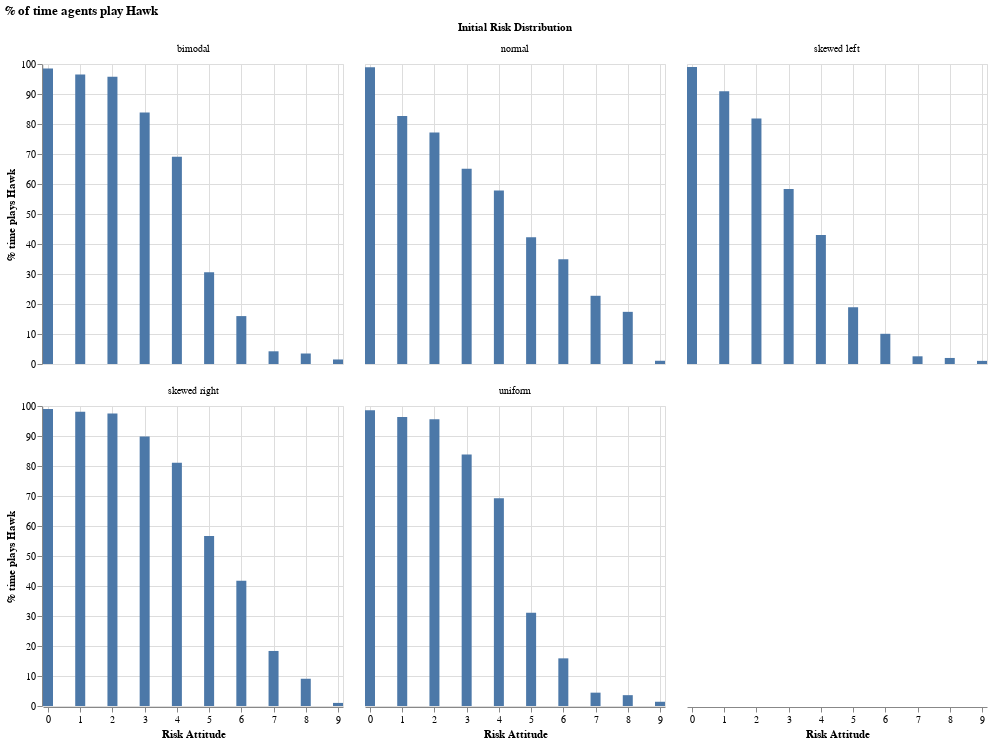

Source (notebook cell):
### Markdown cell above
#### Initial risk distribution

### Code cell
hawk_by_initialdist_riskattitude = (
    agent_df_params.group_by("risk_distribution", "risk_attitude")
         .agg(n_plays=pl.col("played_hawk").count(), n_plays_hawk=pl.col("played_hawk").sum())
    .with_columns(
        pct_plays_hawk=pl.col("n_plays_hawk").truediv(pl.col("n_plays")).mul(100)
    )
)

alt.Chart(hawk_by_initialdist_riskattitude).mark_bar(width=10).encode(
    x=alt.X("risk_attitude", title="Risk Attitude").scale(domain=[0, 9]),                                                          
    y=alt.Y("pct_plays_hawk", title="% time plays Hawk")
).facet(facet=alt.Facet("risk_distribution", title="Initial Risk Distribution"), columns=3
).properties(title="% of time agents play Hawk")

### Figure 1 — Vega-Lite specification as saved in the notebook (floating-point values rounded to 4 significant figures)
{"config": {"view": {"continuousWidth": 300, "continuousHeight": 300}}, "data": {"name": "data-6463059a869b59515088562a25f52502"}, "facet": {"field": "risk_distribution", "title": "Initial Risk Distribution", "type": "nominal"}, "spec": {"mark": {"type": "bar", "width": 10}, "encoding": {"x": {"field": "risk_attitude", "scale": {"domain": [0, 9]}, "title": "Risk Attitude", "type": "quantitative"}, "y": {"field": "pct_plays_hawk", "title": "% time plays Hawk", "type": "quantitative"}}}, "columns": 3, "title": "% of time agents play Hawk", "$schema": "https://vega.github.io/schema/vega-lite/v5.20.1.json", "datasets": {"data-6463059a869b59515088562a25f52502": [{"risk_distribution": "uniform", "risk_attitude": 7, "n_plays": 2397132, "n_plays_hawk": 106615, "pct_plays_hawk": 4.448}, {"risk_distribution": "skewed left", "risk_attitude": 9, "n_plays": 103975, "n_plays_hawk": 1086, "pct_plays_hawk": 1.044}, {"risk_distribution": "bimodal", "risk_attitude": 5, "n_plays": 107962, "n_plays_hawk": 33062, "pct_plays_hawk": 30.62}, {"risk_distribution": "normal", "risk_attitude": 9, "n_plays": 107052, "n_plays_hawk": 1155, "pct_plays_hawk": 1.079}, {"risk_distribution": "uniform", "risk_attitude": 5, "n_plays": 2392100, "n_plays_hawk": 742748, "pct_plays_hawk": 31.05}, {"risk_distribution": "normal", "risk_attitude": 2, "n_plays": 2137355, "n_plays_hawk": 1649147, "pct_plays_hawk": 77.16}, {"risk_distribution": "normal", "risk_attitude": 5, "n_plays": 7736215, "n_plays_hawk": 3267778, "pct_plays_hawk": 42.24}, {"risk_distribution": "uniform", "risk_attitude": 9, "n_plays": 2364904, "n_plays_hawk": 33424, "pct_plays_hawk": 1.413}, {"risk_distribution": "skewed right", "risk_attitude": 7, "n_plays": 5671871, "n_plays_hawk": 1040561, "pct_plays_hawk": 18.35}, {"risk_distribution": "normal", "risk_attitude": 8, "n_plays": 598206, "n_plays_hawk": 103992, "pct_plays_hawk": 17.38}, {"risk_distribution": "skewed left", "risk_attitude": 4, "n_plays": 4121079, "n_plays_hawk": 1773526, "pct_plays_hawk": 43.04}, {"risk_distribution": "normal", "risk_attitude": 7, "n_plays": 2128711, "n_plays_hawk": 484019, "pct_plays_hawk": 22.74}, {"risk_distribution": "skewed right", "risk_attitude": 5, "n_plays": 4083795, "n_plays_hawk": 2314603, "pct_plays_hawk": 56.68}, {"risk_distribution": "bimodal", "risk_attitude": 3, "n_plays": 425056, "n_plays_hawk": 356173, "pct_plays_hawk": 83.79}, {"risk_distribution": "bimodal", "risk_attitude": 4, "n_plays": 111575, "n_plays_hawk": 77058, "pct_plays_hawk": 69.06}, {"risk_distribution": "uniform", "risk_attitude": 0, "n_plays": 2398607, "n_plays_hawk": 2364569, "pct_plays_hawk": 98.58}, {"risk_distribution": "normal", "risk_attitude": 3, "n_plays": 5003450, "n_plays_hawk": 3256470, "pct_plays_hawk": 65.08}, {"risk_distribution": "bimodal", "risk_attitude": 2, "n_plays": 1241362, "n_plays_hawk": 1189053, "pct_plays_hawk": 95.79}, {"risk_distribution": "skewed left", "risk_attitude": 5, "n_plays": 3285225, "n_plays_hawk": 621495, "pct_plays_hawk": 18.92}, {"risk_distribution": "skewed left", "risk_attitude": 7, "n_plays": 1628851, "n_plays_hawk": 41788, "pct_plays_hawk": 2.565}, {"risk_distribution": "skewed right", "risk_attitude": 8, "n_plays": 6528498, "n_plays_hawk": 592959, "pct_plays_hawk": 9.083}, {"risk_distribution": "normal", "risk_attitude": 0, "n_plays": 105338, "n_plays_hawk": 104211, "pct_plays_hawk": 98.93}, {"risk_distribution": "uniform", "risk_attitude": 8, "n_plays": 2381058, "n_plays_hawk": 85991, "pct_plays_hawk": 3.611}, {"risk_distribution": "skewed right", "risk_attitude": 0, "n_plays": 100515, "n_plays_hawk": 99469, "pct_plays_hawk": 98.96}, {"risk_distribution": "bimodal", "risk_attitude": 8, "n_plays": 2369243, "n_plays_hawk": 82906, "pct_plays_hawk": 3.499}, {"risk_distribution": "skewed right", "risk_attitude": 9, "n_plays": 3529389, "n_plays_hawk": 36361, "pct_plays_hawk": 1.03}, {"risk_distribution": "skewed left", "risk_attitude": 8, "n_plays": 815396, "n_plays_hawk": 16425, "pct_plays_hawk": 2.014}, {"risk_distribution": "skewed right", "risk_attitude": 2, "n_plays": 1619206, "n_plays_hawk": 1578248, "pct_plays_hawk": 97.47}, {"risk_distribution": "bimodal", "risk_attitude": 0, "n_plays": 7081585, "n_plays_hawk": 6975034, "pct_plays_hawk": 98.5}, {"risk_distribution": "skewed left", "risk_attitude": 2, "n_plays": 5716889, "n_plays_hawk": 4675952, "pct_plays_hawk": 81.79}, {"risk_distribution": "skewed left", "risk_attitude": 0, "n_plays": 3594766, "n_plays_hawk": 3558207, "pct_plays_hawk": 98.98}, {"risk_distribution": "normal", "risk_attitude": 6, "n_plays": 5030153, "n_plays_hawk": 1757147, "pct_plays_hawk": 34.93}, {"risk_distribution": "skewed left", "risk_attitude": 6, "n_plays": 2432327, "n_plays_hawk": 244883, "pct_plays_hawk": 10.07}, {"risk_distribution": "bimodal", "risk_attitude": 9, "n_plays": 7041425, "n_plays_hawk": 106133, "pct_plays_hawk": 1.507}, {"risk_distribution": "skewed right", "risk_attitude": 1, "n_plays": 804531, "n_plays_hawk": 788798, "pct_plays_hawk": 98.04}, {"risk_distribution": "skewed right", "risk_attitude": 4, "n_plays": 3229532, "n_plays_hawk": 2619153, "pct_plays_hawk": 81.1}, {"risk_distribution": "bimodal", "risk_attitude": 7, "n_plays": 1231454, "n_plays_hawk": 52111, "pct_plays_hawk": 4.232}, {"risk_distribution": "skewed left", "risk_attitude": 3, "n_plays": 4931392, "n_plays_hawk": 2876781, "pct_plays_hawk": 58.34}, {"risk_distribution": "uniform", "risk_attitude": 3, "n_plays": 2398320, "n_plays_hawk": 2011478, "pct_plays_hawk": 83.87}, {"risk_distribution": "bimodal", "risk_attitude": 1, "n_plays": 2382672, "n_plays_hawk": 2299936, "pct_plays_hawk": 96.53}, {"risk_distribution": "uniform", "risk_attitude": 2, "n_plays": 2383987, "n_plays_hawk": 2278704, "pct_plays_hawk": 95.58}, {"risk_distribution": "uniform", "risk_attitude": 6, "n_plays": 2390260, "n_plays_hawk": 379591, "pct_plays_hawk": 15.88}, {"risk_distribution": "normal", "risk_attitude": 4, "n_plays": 7724217, "n_plays_hawk": 4465922, "pct_plays_hawk": 57.82}, {"risk_distribution": "uniform", "risk_attitude": 4, "n_plays": 2380847, "n_plays_hawk": 1648240, "pct_plays_hawk": 69.23}, {"risk_distribution": "skewed right", "risk_attitude": 3, "n_plays": 2440613, "n_plays_hawk": 2192862, "pct_plays_hawk": 89.85}, {"risk_distribution": "skewed left", "risk_attitude": 1, "n_plays": 6586225, "n_plays_hawk": 5985856, "pct_plays_hawk": 90.88}, {"risk_distribution": "bimodal", "risk_attitude": 6, "n_plays": 427291, "n_plays_hawk": 68242, "pct_plays_hawk": 15.97}, {"risk_distribution": "normal", "risk_attitude": 1, "n_plays": 597053, "n_plays_hawk": 493587, "pct_plays_hawk": 82.67}, {"risk_distribution": "skewed right", "risk_attitude": 6, "n_plays": 4929525, "n_plays_hawk": 2056409, "pct_plays_hawk": 41.72}, {"risk_distribution": "uniform", "risk_attitude": 1, "n_plays": 2355560, "n_plays_hawk": 2270050, "pct_plays_hawk": 96.37}]}}
